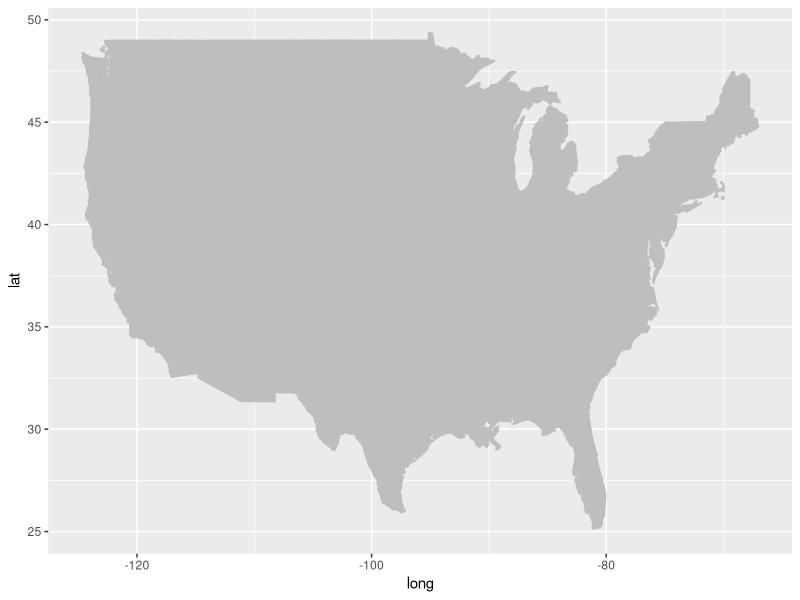
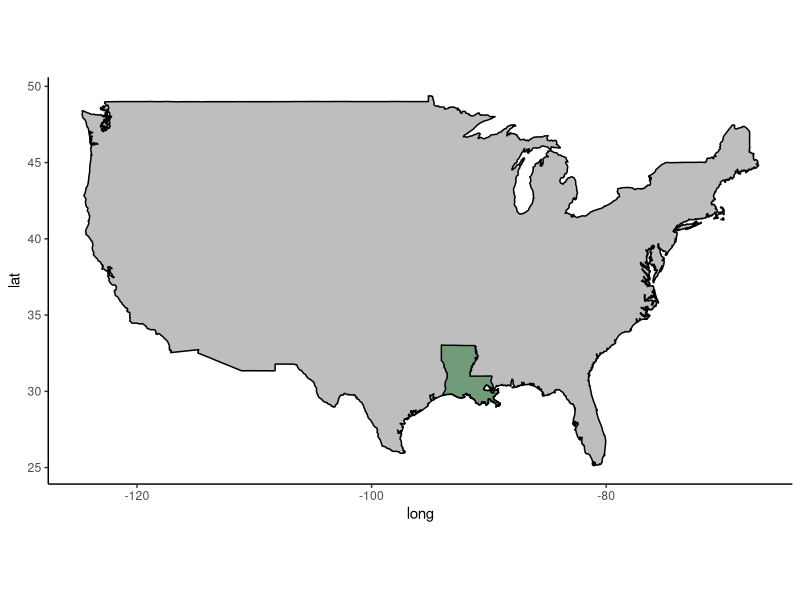
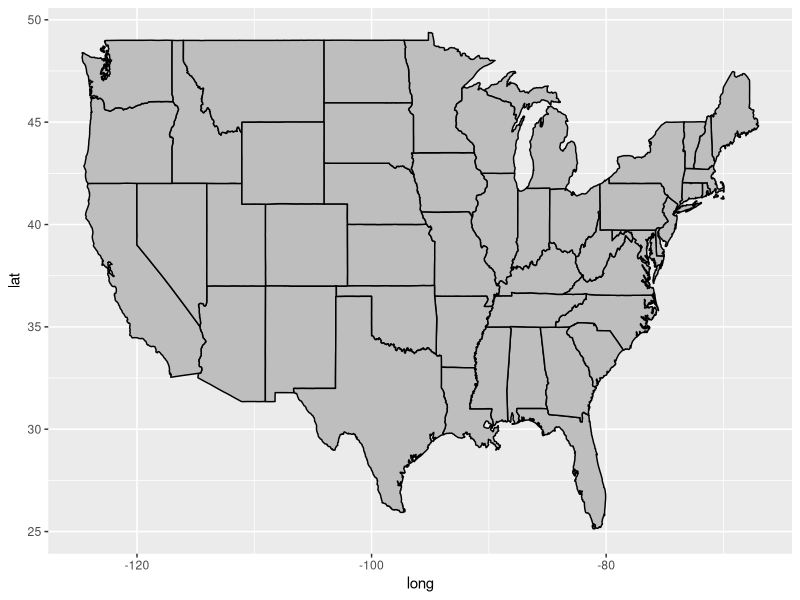
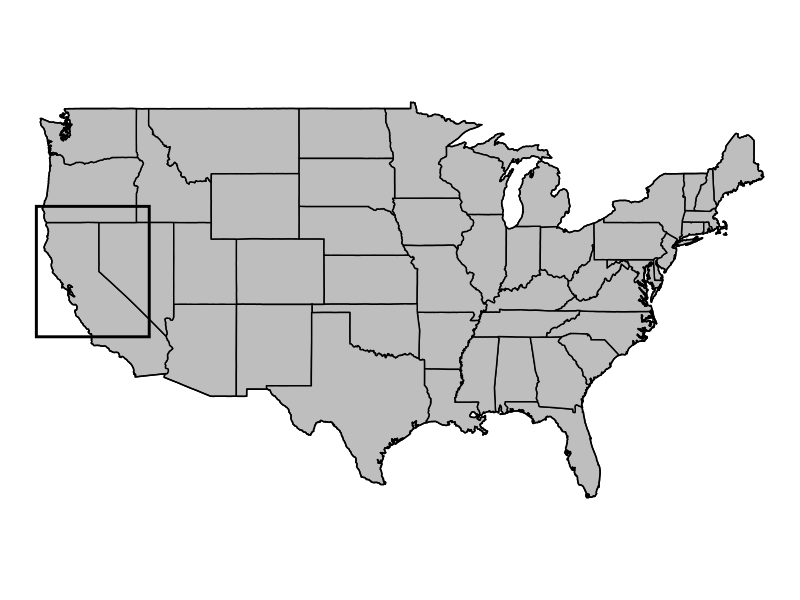

Here is the R script that generated these plots, in order: (Note: this script raises an error after producing the figures.)
library(ggplot2)
library(dplyr)
library(tidyverse)
library(maps)

# grab state data
all_states <- map_data("state")  
# make us outline
p <- ggplot() +
  geom_polygon( data=all_states, aes(x=long, y=lat, group = group), color='gray', fill="gray" )
p
# get just louisiana
louisiana <- filter(all_states, region == "louisiana")
usa <- map_data('usa')

# add louisiana to map of usa
p + geom_polygon(data = louisiana, aes(x=long, y=lat, group = group), color = 'black', fill="#729B79") +
  geom_polygon(data = usa, aes(x=long, y=lat, group=group), color = 'black', fill = NA) +
  theme_classic() +
  coord_fixed(1.3)


# make map of usa with states outlined
all_states <- map_data("state")  
p <- ggplot() +
  geom_polygon( data=all_states, aes(x=long, y=lat, group = group), color='black', fill="gray" )
p
p + geom_polygon(data = usa, aes(x=long, y=lat, group=group), color = 'black', fill = NA) +
  theme_void() +
  coord_fixed(1.3) +
  geom_rect(aes(xmin = -125, xmax = -116, ymin = 35, ymax = 43), 
            color = "black", fill = NA, linewidth = 1)


# instead of gauges, put in your own point data or river shapefile
#gauges <- read_csv() # your data here
ggplot() + 
  geom_polygon(data=all_states, aes(x=long, y=lat, group = group), color='black', fill="gray") +
  #geom_polygon(data = usa, aes(x=long, y=lat, group=group), color = 'black', fill = NA) +
  geom_sf(data = laketahoe, fill = 'lightblue') +
  #geom_point(data = gauges, aes(x = dec_long_v, y = dec_lat_va), color = 'blue') +
  theme_void() +
  coord_sf(xlim = c(-125, -116), ylim = c(35, 43))

ggplot() + 
  geom_sf(data = laketahoe, fill = 'lightblue') +
  theme_classic() +
  coord_sf(crs = 4269)

# download lakes geometries
lakes <- rnaturalearth::ne_download(scale = 50, 
                                    type = 'lakes', 
                                    category = 'physical') %>% 
  sf::st_as_sf(lakes110, crs = 4269)
laketahoe <- lakes[lakes$label == 'Lake Tahoe',]
laketahoe <- laketahoe[3,]
